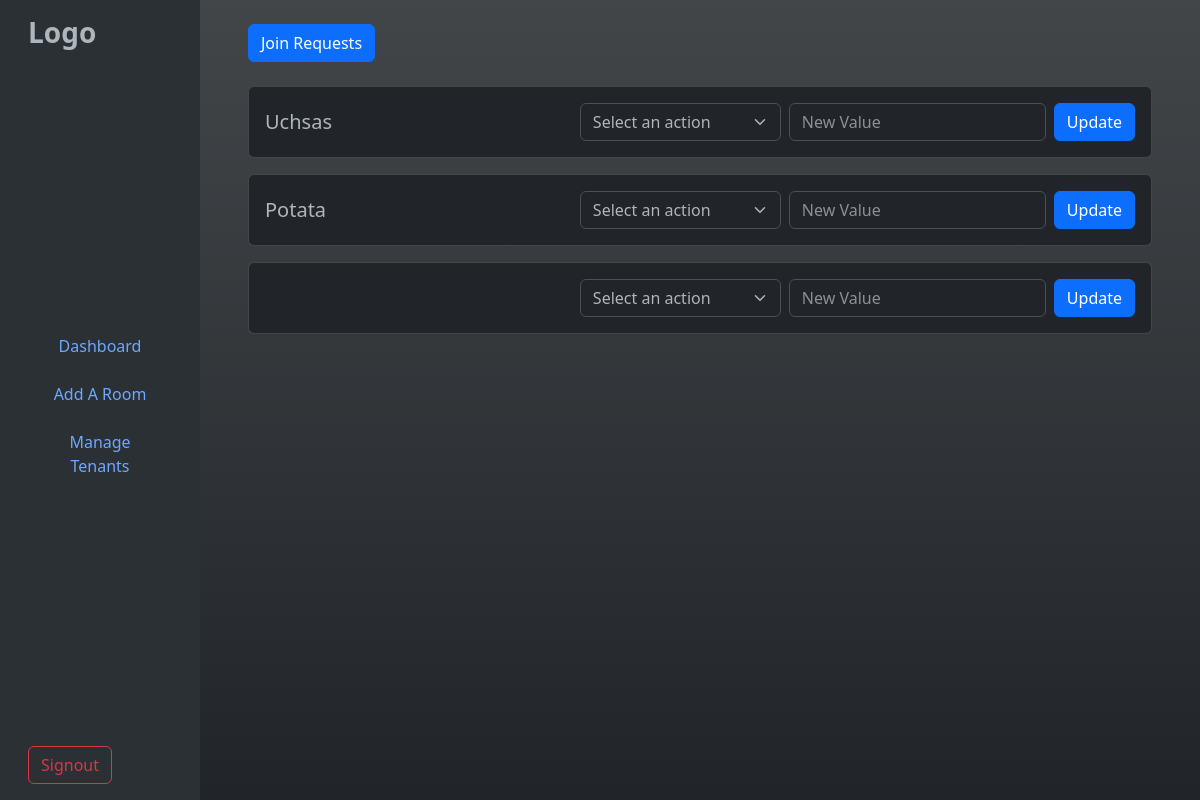
/tenants, run on an earlier commit of the app's database.
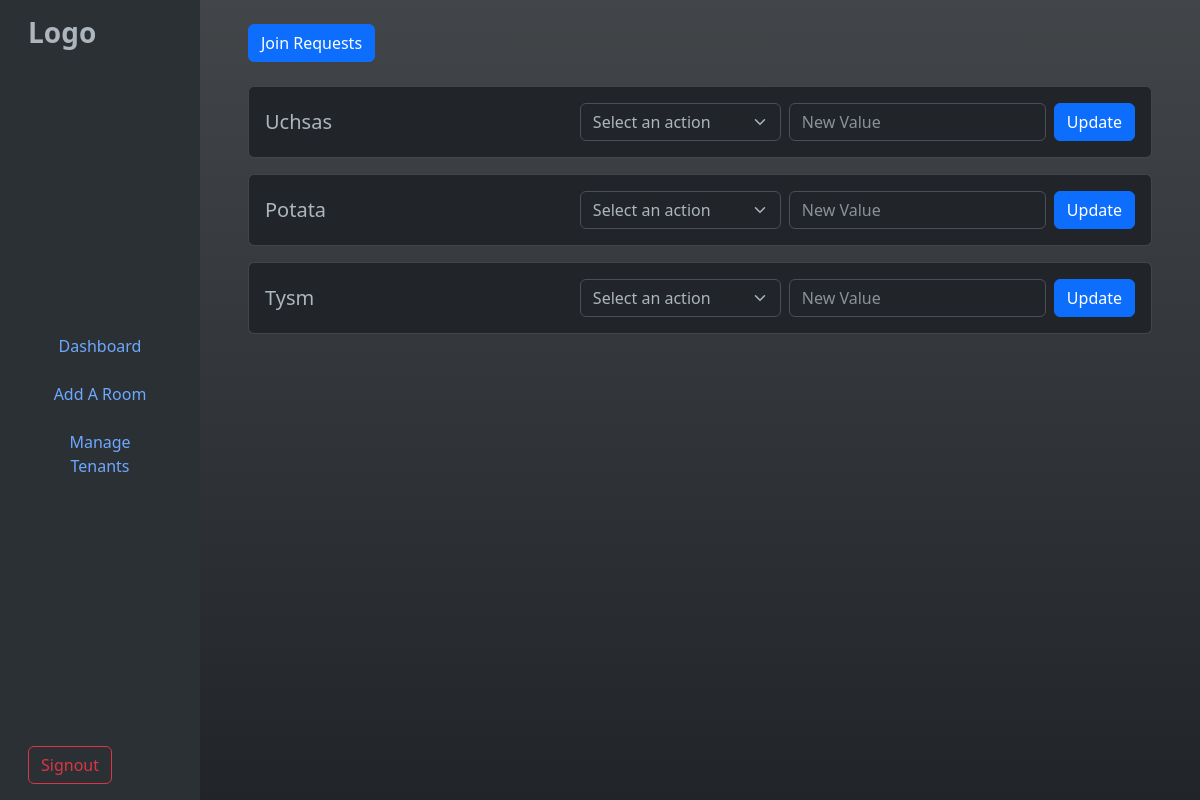
And on a later commit of the database.
### tables this page shows
CREATE TABLE "Tenants" (
	"tenantID"	INTEGER,
	"userID"	INTEGER NOT NULL,
	"name"	TEXT,
	"roomID"	INTEGER,
	"phone"	TEXT,
	PRIMARY KEY("tenantID" AUTOINCREMENT),
	FOREIGN KEY("roomID") REFERENCES "Rooms"("roomID"),
	FOREIGN KEY("userID") REFERENCES "Users"("userID")
);

### app.py (the view)
@app.route('/tenants', methods=['GET', 'POST'])
def tenants():
    if request.method == 'POST':
        tenantid = request.form['tenantid']
        option = request.form['option']
        val = float(request.form['val'])
        updateTenant(tenantid,option, val)
        return redirect(url_for('tenants'))
    elif request.method == 'GET':
        return render_template('tenants.html', tenants=getAllTenants())

### database/admin.py (called while the page is built)
def dbConnect():
    return sqlite3.connect('database/main.db')

def getAllTenants():
    connection = dbConnect()
    cursor = connection.cursor()
    cursor.execute("SELECT * FROM Tenants")
    result = cursor.fetchall()
    connection.close()
    return result

### templates/tenants.html (shortened to what this page needs)
{% extends "adminbase.html" %}
{% block content %}
<main class="col-md-9 bg-gradient ms-sm-auto col-lg-10 px-md-4 d-flex flex-column">
    <div class="flex-grow-1 p-4">
        <div class="d-flex justify-content-between align-items-center mb-4">
          <button class="btn btn-primary">Join Requests</button>
        </div>
        {% for tenant in tenants %}
        <div class="card mb-3">
          <div class="card-body d-flex justify-content-between align-items-center">
            <h5 class="card-title mb-0">{{tenant[2]}}</h5>
            <form action="/tenants" method="POST" class="d-flex gap-2">
              <select class="form-select w-auto" name="option" required>
                <option selected>Select an action</option>
              </select>
              <input type="text" class="form-control w-auto" name="val" placeholder="New Value">
              <button type="submit" class="btn btn-primary">Update</button>
            </form>
          </div>
        </div>
        {% endfor %}
      </div>
    </div>
{% endblock %}

### templates/adminbase.html (shortened to what this page needs)
{% extends "base.html" %}
{% block nav %}
<div class="container-fluid">
    <div class="row">
        <nav class="col-md-3 col-lg-2 d-md-block bg-body-tertiary sidebar">
            <div class="d-flex flex-column flex-wrap justify-content-between vh-100 p-3">
                <div class="logo-section">
                    <h3 class="fw-bold mb-4">Logo</h3>
                </div>
                <div class="link-section">
                    <ul class="nav flex-column justify-content-center">
                        <li class="nav-item mb-2">
                            <a class="nav-link btn btn-outline-secondary w-100" href="/admin">Dashboard</a>
                        </li>
                        <li class="nav-item mb-2">
                            <a class="nav-link btn btn-outline-secondary w-100" href="/rooms">Add A Room</a>
                        </li>
                        <li class="nav-item mb-2">
                            <a class="nav-link btn btn-outline-secondary w-100" href="/tenants">Manage Tenants</a>
                        </li>
                    </ul>
                </div>
                <div class="signout">
                    <a href="/logout" type="submit" class="btn btn-outline-danger">Signout</a>
                </div>
            </div>
        </nav>
        {% block content %}
        {% endblock %}
    </div>
{% endblock %}

### templates/base.html (shortened to what this page needs)
<!DOCTYPE html>
<html lang="en" data-bs-theme="dark">
<head>
    <link href="https://cdn.jsdelivr.net/npm/bootstrap@5.3.0-alpha3/dist/css/bootstrap.min.css" rel="stylesheet">
</head>
<body>
    {% block nav %}
    {% endblock %}
</body>
</html>

What changed in the data, as far as the page shows it:
changed Tenants: name (not shown) → "Tysm"
